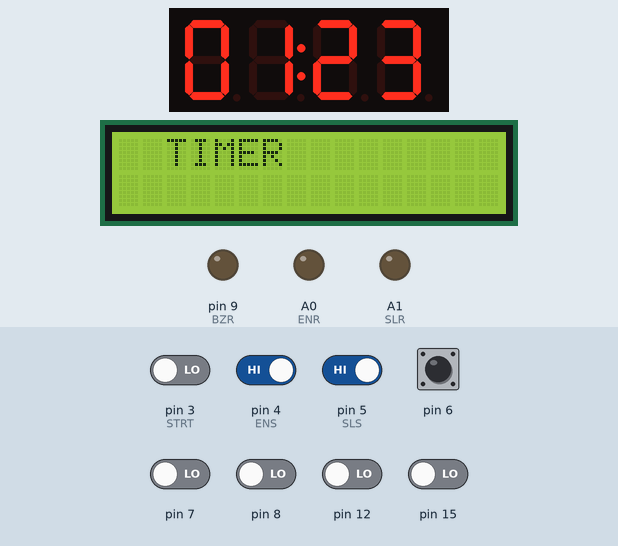
Bench run of a sketch on a simulated Arduino Mega 2560, built with avr-gcc and run on an emulated ATmega2560. Parts: 4-digit seven-segment display, 16×2 character LCD, output pins drawn as LEDs (lit = HIGH). Inputs (shaded band) come from the test bench; at power-on: pin 4 (ENS), pin 5 (SLS), pin 6 HIGH, pin 3 (STRT), pin 7, pin 8, pin 12, pin 15 LOW. What the sketch prints to the serial monitor is not drawn.

Above: at 1.3 s.
1.4 s: pin 3 (STRT) driven HIGH
At 1.7 s:
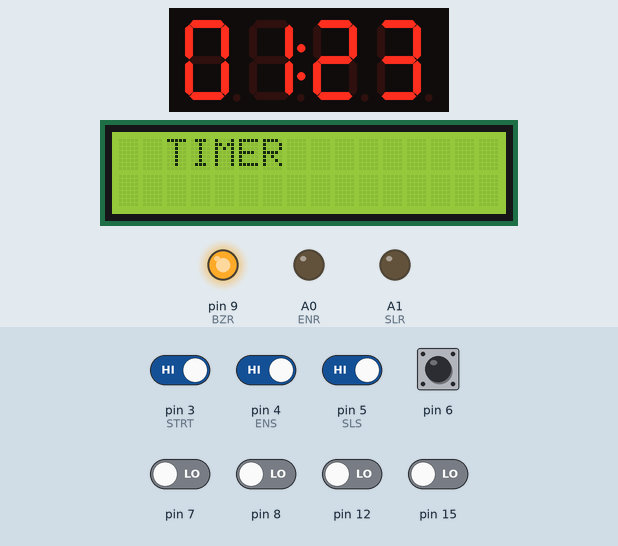
4.1 s: pin 4 (ENS) driven LOW
At 4.9 s:
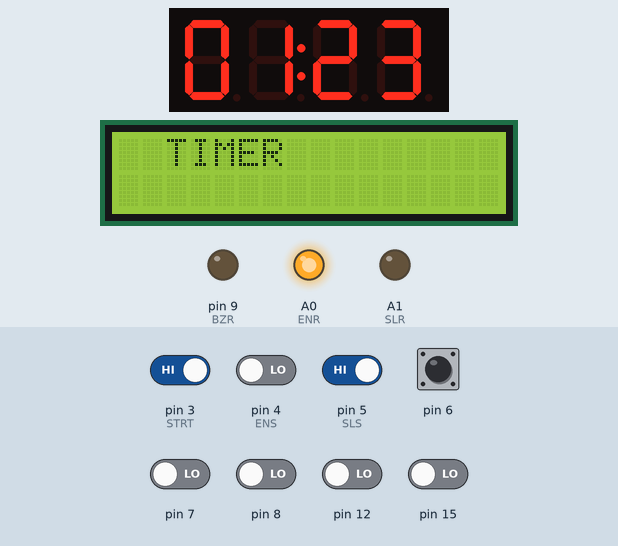
5.6 s: pin 5 (SLS) driven LOW
At 6.1 s:
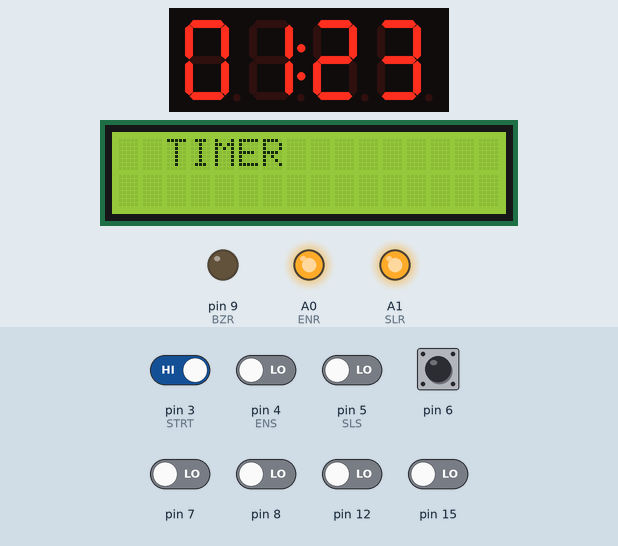
7.1 s: pin 4 (ENS) driven HIGH
At 8.3 s:
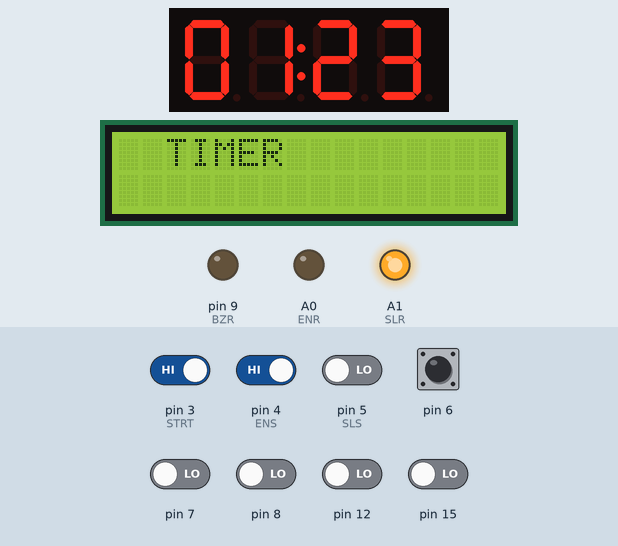
8.6 s: pin 5 (SLS) driven HIGH
At 9.6 s:
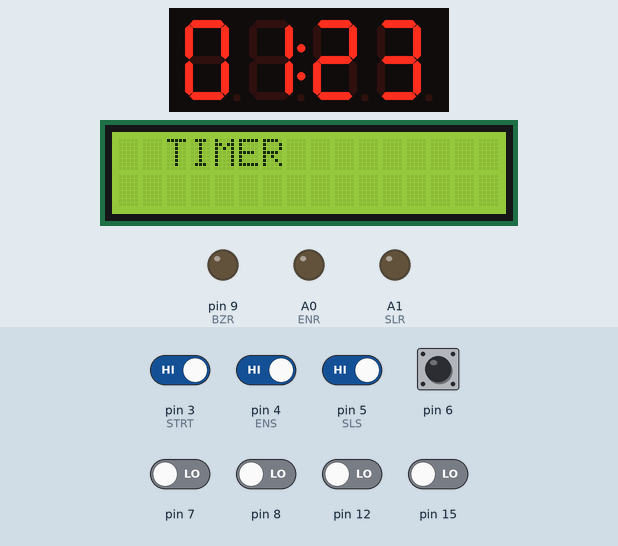
Timing chart, 0 to 11.1 s (numbered marks = the images above; inputs shaded):
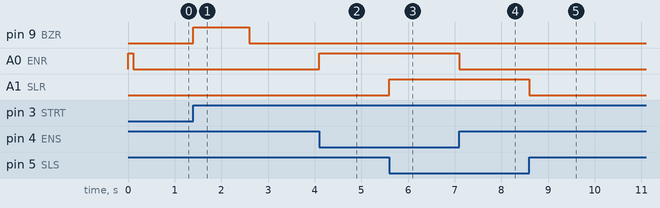

Measured:
- after the input at 1.4 s, pin 9 (BZR): LOW → HIGH at once, → LOW 1.2 s later
- after the input at 4.1 s, A0 (ENR): LOW → HIGH at once
- after the input at 5.6 s, A1 (SLR): LOW → HIGH at once
- after the input at 7.1 s, A0 (ENR): HIGH → LOW at once
- after the input at 8.6 s, A1 (SLR): HIGH → LOW at once

The sketch:

test_framework.ino
```cpp
#include "Arduino.h"
#include <TM1637.h>
#include "Encoder.h"
#include <LiquidCrystal_I2C.h>


#define DEBUG


// --------- pins -----------

const int CLK = A3; // 4seg
const int DIO = A2; // 4seg
//arduino pin mapping
//see https://www.electronicshub.org/wp-content/uploads/2021/01/Arduino-Nano-Pinout.jpg
//#define D4 PD4
//#define D5 PD5
//#define D3 PD3
//#define D6 PD6
//#define D7 PD7
//#define D8 PB0

// enlarger and safelight switches and relays
const int ENS = 4; // enlarger switch, active high, pulldown
const int SLS = 5; // safelight switch, active high, pulldown
const int ENR = A0; // enlarger relay, active low, pullup
const int SLR = A1; // safelight relay, active low, pullup

// must be pin 2 or 3 on nano for interrupts to work
const int STRT = 3; // start button and footswitch
//const int BACK = 0; // back button

const int RE_BUT = 6; // rotary encoder button  // NOTE:  library does pinmode pullup
const int RE_A = 7; // rotary encoder motion
const int RE_B = 8; // rotary encoder motion


const int BZR = 9; // buzzer or beeper


int interval_len = 1000; //ms
long unsigned next_interval = 0;

volatile int STRT_state = 0; // for button interrupt reads
const int BUZZ_LENGTH = 1200; // duration for the buzzer/beeper
long unsigned buzz_end = 0; // store when buzzer finishes in ms
volatile bool buzz_trigger = 0;
int STRT_DEBOUNCE_TIME = 50; // ms
long unsigned last_start_debounce = 0; // store when timer finishes in ms


int count = 128;

TM1637 tm(CLK, DIO); // set up 47seg
Encoder encoder(RE_A, RE_B, RE_BUT); // set up rotary encoder
LiquidCrystal_I2C lcd(0x27,16,2);  // set the LCD address to 0x27 for a 16 chars and 2 line display


// display a value given in seconds as mm:ss on the segment display
void displayTimeSeg(int seconds) {
  int minutes = seconds / 60;
  seconds = seconds % 60;

  tm.point(1);
  tm.display(3, seconds % 10);
  tm.display(2, seconds / 10 % 10);
  tm.display(1, minutes % 10);
  tm.display(0, minutes / 10 % 10);
}


void start_isr() {

  //debounce - ok to use millis since time is frozen and we're not counting it to move
  unsigned long now = millis();
  if (now - last_start_debounce < STRT_DEBOUNCE_TIME) {
    last_start_debounce = now;
    return;
  }
  last_start_debounce = now;


  STRT_state = digitalRead(STRT);
  if (STRT_state == HIGH) { // then start has just been pressed
    buzz_trigger = 1;
  }
}


void buzz() {
  digitalWrite(BZR,HIGH);
  Serial.println("buzz on");
  buzz_end = millis() + BUZZ_LENGTH;
}

void buzzcheck() {
  if (buzz_end == 0) {
    return;
  } else if (buzz_end <= millis()) {
      buzz_end = 0;
      digitalWrite(BZR,LOW);
      Serial.println("buzz off");
  }
}


  /*     ----------    S E T U P     --------- */


  void setup() {
    Serial.begin(115200);
    Serial.println("Timer online");

    // set up pins
    pinMode(BZR, OUTPUT);
    pinMode(ENS, INPUT); // high active
    pinMode(SLS, INPUT); // high active
    pinMode(STRT, INPUT); // high active
    attachInterrupt(digitalPinToInterrupt(STRT), start_isr, CHANGE);
    pinMode(ENR, OUTPUT); // low active
    pinMode(SLR, OUTPUT); // low active
    digitalWrite(ENR, HIGH); // technically not necessary since switches will override in loop, but for testing
    digitalWrite(SLR, LOW);

    // set up other hardware

    // 4-7 segment display
    tm.init();
    //set brightness; 0-7
    tm.set(7);

    tm.point(1);
    tm.display(3, 3);
    tm.display(2, 2);
    tm.display(1, 1);
    tm.display(0, 0);

    // rotary encoder
    EncoderInterrupt.begin( &encoder );

    // initialize the lcd
    lcd.init();
    // Print a message to the LCD.
    lcd.backlight();
    lcd.setCursor(0,0); // col, row)
    lcd.print("  TIMER");

  }


  /*     ----------    L O O P     --------- */


  void loop() {

    if (buzz_trigger == 1) {
      buzz_trigger = 0;
      Serial.println("start pressed - trying to buzz");
      buzz();
    }
    buzzcheck();

    // do this even if we ignore to prevent buildup

    // read the debounced value of the encoder button
    bool pb = encoder.button();
    if (pb) {
      Serial.println("RE button press");
    }
    // get the encoder variation since our last check, it can be positive or negative, or zero if the encoder didn't move
    // only call this once per loop cicle, or at any time you want to know any incremental change
    int delta = encoder.delta();

    int new_foo = count - delta;
    if (new_foo > 256) {
      count = 256;
    } else if (new_foo < 0) {
      count = 0;
    } else {
      count = new_foo;
    }
    String dir = "Neutral";
    if(delta > 0) {
      dir = "Right  ";
      Serial.println(dir + ":  delta = "+String(delta) +"   foo = "+String(count));
    } else if (delta < 0) {
      dir = "Left   ";
      Serial.println(dir + ":  delta = "+String(delta) +"   foo = "+String(count));
    }
    //Serial.println(dir + ":  delta = "+String(delta) +"   foo = "+String(count));

    if (next_interval < millis()) {
      next_interval = millis() + interval_len;
      Serial.println("=================================");
    }


    // handle manual switch states
    // remember that the switches active high but the relays are active low
    digitalWrite(ENR, !digitalRead(ENS));
    digitalWrite(SLR, !digitalRead(SLS));


  }


  /* RESOURCES

      pinout:
      https://i.stack.imgur.com/W9Ril.png

      Power supply wiring:
      https://electronics.stackexchange.com/questions/60199/powering-arduino-nano-12volts

      RE:
      https://github.com/John-Lluch/Encoder
        https://www.instructables.com/Improved-Arduino-Rotary-Encoder-Reading/

      Button interrupts:
      https://www.allaboutcircuits.com/technical-articles/using-interrupts-on-arduino/
        rising falling
        https://forum.arduino.cc/index.php?topic=147825.0
        pull up pull down
        https://www.instructables.com/Understanding-the-Pull-up-Resistor-With-Arduino/

      TM1637 4 segment display
      https://github.com/Seeed-Studio/Grove_4Digital_Display (library I used)
      https://create.arduino.cc/projecthub/ryanchan/tm1637-digit-display-arduino-quick-tutorial-ca8a93
      https://www.makerguides.com/tm1637-arduino-tutorial/

      relay
      https://randomnerdtutorials.com/guide-for-relay-module-with-arduino/

      enum switch
      https://stackoverflow.com/questions/52932529/why-does-my-switch-case-default-when-using-enums


     */
```

Encoder.cpp
```cpp
//https://github.com/John-Lluch/Encoder

#include <Arduino.h>
#include "Encoder.h"


EncoderInterruptClass EncoderInterrupt;
void computeEncoder();

#if defined(__AVR_ATmega32U4__) || defined(__AVR_ATmega16U4__) || defined(__AVR_ATmega1280__) || defined(__AVR_ATmega2560__)
void setupTimerInterrupt()
{
  TCCR3A = 0; // set entire TCCR3A register to 0
  TCCR3B = 0; // same for TCCR3B
  TCNT3  = 0; // initialize counter value to 0

  // set compare match register (write to the high bit first)
  OCR3AH = 0;

  // set compare match register for particular frequency increments
//  OCR3AL = 133; // = (16000000) / 64 / 2000  -> 133   This is  clock_frequency / prescaler / desired_frequency  ( 2 KHz, 0.5ms)
//  OCR3AL = 50;  // = (16000000) / 64 / 5000  ->  50   This is  clock_frequency / prescaler / desired_frequency  ( 5 KHz, 0.2ms)
//  OCR3AL = 25;  // = (16000000) / 64 / 10000 ->  25   This is  clock_frequency / prescaler / desired_frequency  (10 kHz, 0.1ms)
  OCR3AL = INTERRUPT_PERIOD;

  // enable timer compare interrupt
  TIMSK3 = (1 << OCIE3A);

  // turn on mode 4 (CTC mode) (up to OCR3A)
  TCCR3B |= (1 << WGM32);

  // Set CS10 and CS12 bits for 64 prescaler
  TCCR3B |= (1 << CS30) | (1 << CS31);

  // More information at
  // http://medesign.seas.upenn.edu/index.php/Guides/MaEvArM-timers
  //
}

SIGNAL(TIMER3_COMPA_vect)
{
  computeEncoder();
}

#elif  defined(__AVR_ATmega328P__) || defined(__AVR_ATmega168__)
void setupTimerInterrupt()
{
  TCCR2A = 0; // set entire TCCR2A register to 0
  TCCR2B = 0; // same for TCCR2B
  TCNT2  = 0; // initialize counter value to 0

  // set compare match register for particular frequency increments
//  OCR2A = 133; // = (16000000) / 64 / 2000  -> 133   This is  clock_frequency / prescaler / desired_frequency  ( 2 KHz, 0.5ms)
//  OCR2A = 50;  // = (16000000) / 64 / 5000  ->  50   This is  clock_frequency / prescaler / desired_frequency  ( 5 KHz, 0.2ms)
//  OCR2A = 25;  // = (16000000) / 64 / 10000 ->  25   This is  clock_frequency / prescaler / desired_frequency  (10 kHz, 0.1ms)
  OCR2A = INTERRUPT_PERIOD;

  // enable timer compare interrupt
  TIMSK2 |= (1 << OCIE2A);

  // turn on mode 2 (CTC mode) (up to OCR2A)
  TCCR2A |= (1 << WGM21);

  // Set CS22 bit for 64 prescaler
  TCCR2B |= (1 << CS22);
}

SIGNAL(TIMER2_COMPA_vect)
{
  computeEncoder();
}

/*  Alternative using timer 1 (Unusable pin 10, 11 for PWM)
void setupTimerInterrupt()
{
  TCCR1A = 0; // set entire TCCR1A register to 0
  TCCR1B = 0; // same for TCCR1B
  TCNT1  = 0; // initialize counter value to 0

  OCR1AH = 0;
  // set compare match register for particular frequency increments
//  OCR1AL = 133; // = (16000000) / 64 / 2000  -> 133   This is  clock_frequency / prescaler / desired_frequency  ( 2 KHz, 0.5ms)
//  OCR1AL = 50;  // = (16000000) / 64 / 5000  ->  50   This is  clock_frequency / prescaler / desired_frequency  ( 5 KHz, 0.2ms)
//  OCR1AL = 25;  // = (16000000) / 64 / 10000 ->  25   This is  clock_frequency / prescaler / desired_frequency  (10 kHz, 0.1ms)
  OCR1AL = INTERRUPT_PERIOD;

  // enable timer compare interrupt
  TIMSK1 |= (1 << OCIE1A);

  // turn on CTC mode
  TCCR1B |= (1 << WGM12);

  // Set CS10 and CS12 bits for 64 prescaler
  TCCR1B |= (1 << CS10) | (1 << CS11);
}
SIGNAL(TIMER1_COMPA_vect)
{
  computeEncoder();
}
*/
#else
#error "Unsupported or unknown board"
#endif


/*  Alternative using timer 0 that is used for millis()
void setupTimerInterrupt()
{
// Timer0 is already used for millis() - we'll just interrupt somewhere
// in the middle and call the "Compare A" function below
// per defecte el temporitzador de millis() esta configurat per fer overflow (de 256) cada milisegon (de fet cada 1.024 ms)
// ho configurem per tenir interrupcions al comenzament i a la meitat, es a dir obtenim una interrupcio mes o menys cada 0.5 ms
// by default the millis() timer is configured to overflow (from 256) every millisecond ( actually every 1.024 ms)
// we configure it to have interruptps at the beginning and half the period, so we effectivelly get an interrupt every 0.5 ms
  OCR0A = 0x01;      // call at the beginiing
  TIMSK0 |= _BV(OCIE0A);
  OCR0B = 0x80;     // call at half the period
  TIMSK0 |= _BV(OCIE0B);
}
SIGNAL(TIMER0_COMPA_vect)
{
  computeEncoder();
}
*/

void Encoder::init()
{
  pinMode( _pinA, INPUT );
  pinMode( _pinB, INPUT );
  pinMode( _pinP, INPUT_PULLUP );

  byte eA = !digitalRead( _pinA );
  byte eB = !digitalRead( _pinB );
  _encoderStVL = eB<<1 | eA;
}

void Encoder::compute()
{
  static Debouncer stDebouncer, pDebouncer;

  byte eA = !digitalRead( _pinA );
  byte eB = !digitalRead( _pinB );
  bool pb = !digitalRead( _pinP );

  byte st = ((byte)eB<<1) | (byte)eA;

  if ( stDebouncer.isDebounced( st, DEBOUNCE_COUNT ) )
  {
    byte encoderSt = _encoderStVL;
    if (encoderSt != st )
    {
      bool wentDown = ( (encoderSt==0 && st==2) || (encoderSt==2 && st==3) || (encoderSt==3 && st==1) || (encoderSt==1 && st==0) );

      if ( wentDown ) _encoderValueVL--;
      else _encoderValueVL++;

      if ( st == 0 || st == 3 )
      {
        if ( wentDown ) _encoderTickVL--;
        else _encoderTickVL++;
      }

      if ( st == 0 )
      {
        if ( wentDown ) _encoderTick2VL--;
        else _encoderTick2VL++;
      }

      _encoderStVL = st;
    }
  }

  if ( pDebouncer.isDebounced( pb, DEBOUNCE_COUNT ) && _encoderButtonVL != pb )
  {
    _encoderButtonVL = pb ;
  }
}

int Encoder::delta()
{
   unsigned int v = _encoderValueVL;  // put in a local var to avoid multiple reads of a volatile var
   int d = v - _encoderValue;
  _encoderValue = v;
  return d;
}

int Encoder::deltaTick()
{
   unsigned int v = _encoderTickVL;  // put in a local var to avoid multiple reads of a volatile var
   int d = v - _encoderTick;
   _encoderTick = v;
   return d;
}

int Encoder::deltaTick2()
{
   unsigned int v = _encoderTick2VL;  // put in a local var to avoid multiple reads of a volatile var
   int d = v - _encoderTick2;
   _encoderTick2 = v;
   return d;
}

void EncoderInterruptClass::begin( Encoder **encoderRefs, int numEncoders)
{
   _encoderArray = encoderRefs;
   _numEncoders = numEncoders;
   for ( int i=0 ; i<_numEncoders ; i++ ) _encoderArray[i]->init();

   setupTimerInterrupt();
}

void EncoderInterruptClass::computeAll()
{
  for ( int i=0 ; i<_numEncoders ; i++ )
  {
    _encoderArray[i]->compute();
  }
}

void computeEncoder()
{
  EncoderInterrupt.computeAll();
}

bool Debouncer::isDebounced( byte value, byte debounceCount)
{
  if ( _keepValue != value )
  {
      _bounce = debounceCount;
      _keepValue = value;
  }
  else if ( _bounce > 0 ) _bounce-- ;

  return _bounce == 0;
}
```

Encoder.h
```cpp
//https://github.com/John-Lluch/Encoder

#ifndef Encoder_H
#define Encoder_H

class Encoder
{

public:
  Encoder( byte pinA, byte pinB, byte pinP ) :
    _pinA( pinA ), _pinB( pinB ), _pinP( pinP ),
    _encoderValueVL(0), _encoderTickVL(0), _encoderTick2VL(0),
    _encoderButtonVL(false),
    _encoderValue(0), _encoderTick(0) {}

public:
  int delta();
  int deltaTick();
  int deltaTick2();
  bool button() const { return _encoderButtonVL; }

private:
  void init();
  void compute();

private:
  volatile unsigned int _encoderValueVL = 0;
  volatile unsigned int _encoderTickVL = 0;
  volatile unsigned int _encoderTick2VL = 0;
  volatile bool _encoderButtonVL = false;
  volatile byte _encoderStVL;
  unsigned int _encoderValue = 0;
  unsigned int _encoderTick = 0;
  unsigned int _encoderTick2 = 0;
  byte _pinA, _pinB, _pinP;

public:
  friend class EncoderInterruptClass;
};

class EncoderInterruptClass
{
public:
  EncoderInterruptClass() : _numEncoders(0) {}

public:
   void begin( Encoder **encoderRefs, int numEncoders);
   inline void begin( Encoder *encoder) { begin( &encoder, 1 ); }

private:
   int _numEncoders;
   Encoder **_encoderArray;
   void computeAll();

public:
  friend void computeEncoder();
};

class Debouncer
{
  private:
    byte _keepValue;
    byte _bounce;

  public:
    Debouncer():_keepValue(0), _bounce(0) {}
    bool isDebounced( byte value, byte debounceCount);
};

#define DEBOUNCE_COUNT 3    // This is the number of consecutive reads that must be the same before accepting a pin change
#define INTERRUPT_PERIOD 25 // This is   cpu_clock_frequency / prescaler / desired_interrupt_frequency
                            // for example, set to 133 for 0.5ms (2kHz)  on a 16MHz processor: (16000000L / 64 / 2000  -> 133
                            // for example, set to 50  for 0.2ms (5kHz)  on a 16MHz processor: (16000000L / 64 / 5000  -> 50
                            // for example, set to 25  for 0.1ms (10kHz) on a 16MHz processor: (16000000L / 64 / 10000 -> 25

extern EncoderInterruptClass EncoderInterrupt;


/* USAGE FOR ONE ENCODER:
// define the input pins
#define pinA 19
#define pinB 20
#define pinP 21
// create an encoder object initialized with their pins
Encoder encoder( pinA, pinB, pinP );
// setup code
void setup()
{
  // start the encoder time interrupts
  EncoderInterrupt.begin( &encoder );
}
// loop code
void loop()
{
  // read the debounced value of the encoder button
  bool pb = encoder.button();
  // get the encoder variation since our last check, it can be positive or negative, or zero if the encoder didn't move
  // only call this once per loop cicle, or at any time you want to know any incremental change
  int delta = encoder.delta();
  // add the delta value to the variable we are controlling
  myEncoderControlledVariable += delta;
  // do stuff with the updated value
  // that's it
}
*/


/* USAGE FOR SEVERAL ENCODERS:
// create a number of encoder objects initialized with their pins
Encoder encoder1( 19, 20, 21 );
Encoder encoder2( 4, 5, 6 );
// put their references in an array
Encoder *encoderArray[] = { &encoder1, &encoder2 };
// setup code
void setup()
{
  // start the encoder time interrupts
  EncoderInterrupt.begin( encoderArray, 2 );
}
// loop code
void loop()
{
  // read the debounced value of the encoder buttons
  bool pb1 = encoder1.button();
  bool pb2 = encoder2.button();
  // get the encoders deltas (can be positive or negative)
  int deltaValue1 = encoder1.delta();
  int deltaValue2 = encoder2.delta();
  // add the deltas value to the variables you are controlling
  myEncoderControlledVariable1 += delta1;
  myEncoderControlledVariable2 += delta2;
  // do stuff with the updated values
  // that's it
}
*/


#endif
```
